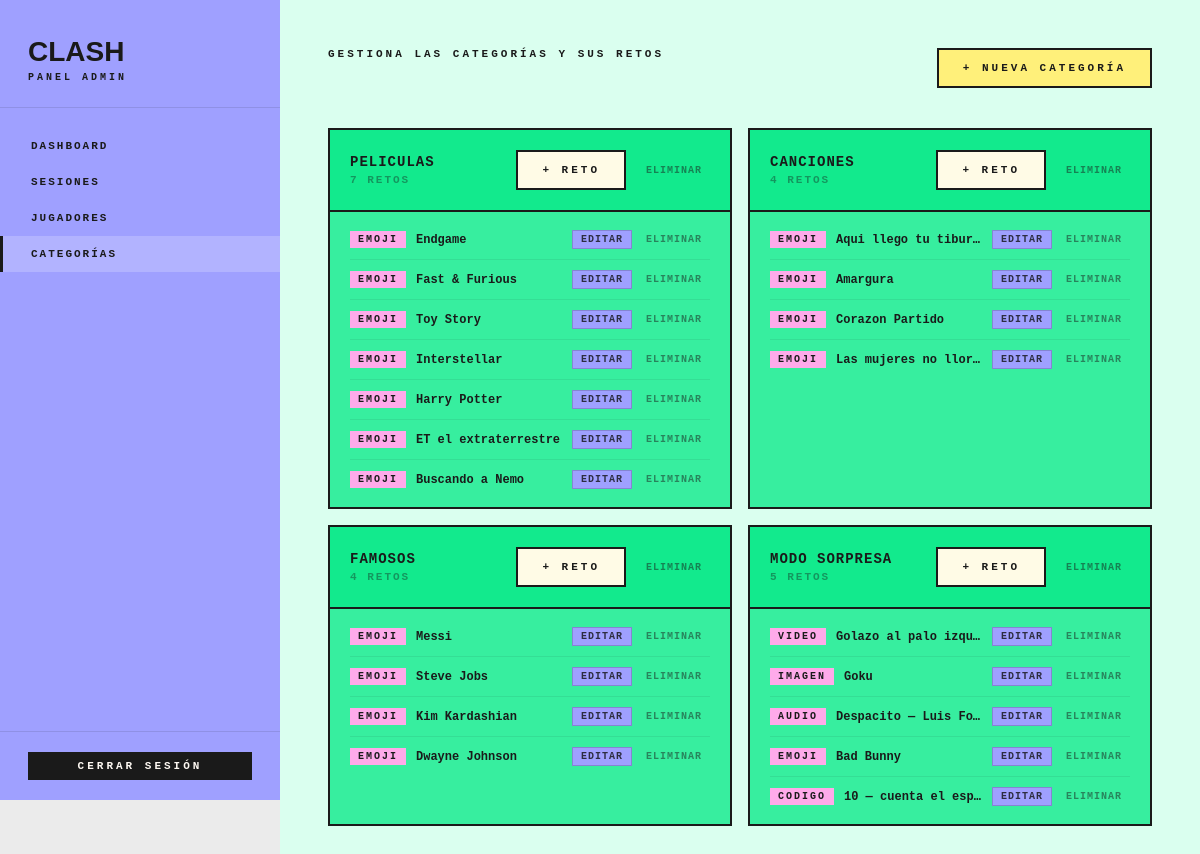
/admin/retos/gestionRetos.php (signed in), run on the app's committed database.
### tables this page shows
CREATE TABLE categorias (
        id INTEGER PRIMARY KEY AUTOINCREMENT,
        nombre_es TEXT NOT NULL,
        nombre_ca TEXT NOT NULL,
        nombre_zh TEXT NOT NULL,
        icono TEXT NOT NULL
    );

CREATE TABLE retos (
        id INTEGER PRIMARY KEY AUTOINCREMENT,
        categoria_id INTEGER NOT NULL,
        tipo TEXT NOT NULL CHECK(tipo IN ('emoji','imagen','video','audio','codigo')),
        emojis TEXT,
        media_url TEXT,
        pregunta_es TEXT,
        pregunta_ca TEXT,
        pregunta_zh TEXT,
        opcion_correcta INTEGER NOT NULL CHECK(opcion_correcta IN (1,2,3,4)),
        op1_es TEXT NOT NULL, op1_ca TEXT NOT NULL, op1_zh TEXT NOT NULL,
        op2_es TEXT NOT NULL, op2_ca TEXT NOT NULL, op2_zh TEXT NOT NULL,
        op3_es TEXT NOT NULL, op3_ca TEXT NOT NULL, op3_zh TEXT NOT NULL,
        op4_es TEXT NOT NULL, op4_ca TEXT NOT NULL, op4_zh TEXT NOT NULL,
        dificultad TEXT NOT NULL CHECK(dificultad IN ('facil','medio','dificil')),
        FOREIGN KEY (categoria_id) REFERENCES categorias(id)
    );

### admin/retos/gestionRetos.php (the view, shortened to what this page needs)
<?php
require_once __DIR__ . '/../config/conexion_admin.php';
require_once __DIR__ . '/../includes/header_admin.php';
$categorias = $db->query("SELECT * FROM categorias ORDER BY id ASC");
$retos_por_cat = [];
$retos = $db->query("SELECT * FROM retos ORDER BY categoria_id, id ASC");
while ($r = $retos->fetchArray(SQLITE3_ASSOC)) {
    $retos_por_cat[$r['categoria_id']][] = $r;
}
?>
<div class="admin-topbar">
    <span class="admin-page-sub">Gestiona las categorías y sus retos</span>
    <a href="/inner-work/clash/admin/categorias/crearCategoria.php" class="btn-admin btn-admin-pink">+ Nueva categoría</a>
</div>
<div class="cat-cards-grid">
    <?php while ($cat = $categorias->fetchArray(SQLITE3_ASSOC)): ?>
    <?php $retos_cat = $retos_por_cat[$cat['id']] ?? []; ?>
    <div class="cat-card">
        <div class="cat-card-header">
            <div>
                <div class="cat-card-nombre"><?= htmlspecialchars($cat['nombre_es']) ?></div>
                <div class="cat-card-count"><?= count($retos_cat) ?> retos</div>
            </div>
            <div class="admin-actions-row">
                <a href="/inner-work/clash/admin/retos/crearReto.php?cat=<?= $cat['id'] ?>"
                   class="btn-admin btn-admin-reto">+ Reto</a>
                <a href="/inner-work/clash/admin/categorias/eliminarCategoriaProc.php?id=<?= $cat['id'] ?>"
                   class="cat-card-eliminar"
                   onclick="return confirm('¿Eliminar esta categoría y todos sus retos?')">eliminar</a>
            </div>
        </div>
        <div class="cat-card-body">
            <?php if (empty($retos_cat)): ?>
                <p class="cat-empty">No hay retos todavía</p>
            <?php else: ?>
                <?php foreach ($retos_cat as $r): ?>
                <div class="cat-reto-row" id="reto-<?= $r['id'] ?>">
                    <div class="cat-reto-top">
                        <span class="cat-reto-tipo"><?= $r['tipo'] ?></span>
                        <span class="cat-reto-respuesta">
                            <?php
                            $op = 'op' . $r['opcion_correcta'] . '_es';
                            echo htmlspecialchars($r[$op]);
                            ?>
                        </span>
                        <div class="cat-reto-acciones">
                            <button class="cat-btn-editar" onclick="toggleEditar(<?= $r['id'] ?>)">editar</button>
                            <a href="/inner-work/clash/admin/retos/bajaRetoProc.php?id=<?= $r['id'] ?>"
                               class="cat-reto-eliminar"
                               onclick="return confirm('¿Eliminar este reto?')">eliminar</a>
                        </div>
                    </div>
                </div>
                <?php endforeach; ?>
            <?php endif; ?>
        </div>
    </div>
    <?php endwhile; ?>
</div>
<?php require_once __DIR__ . '/../includes/footer_admin.php'; ?>

### admin/includes/header_admin.php (shortened to what this page needs)
<?php
$pagina_actual = basename($_SERVER['PHP_SELF']);
?>
<!DOCTYPE html>
<html lang="es">
<head>
    <link rel="stylesheet" href="/inner-work/clash/admin/assets/css/admin.css">
</head>
<body>
<div class="admin-layout">
    <aside class="admin-sidebar">
        <div class="admin-sidebar-head">
            <a href="/inner-work/clash/index.php" class="admin-sidebar-logo">CLASH</a>
            <div class="admin-sidebar-badge">Panel Admin</div>
        </div>
        <nav class="admin-sidebar-nav">
            <a href="/inner-work/clash/admin/dashboard.php"
               class="admin-nav-link <?= $pagina_actual === 'dashboard.php' ? 'activo' : '' ?>">
                Dashboard
            </a>
            <a href="/inner-work/clash/admin/sesiones/gestion.php"
               class="admin-nav-link <?= in_array($pagina_actual, ['gestion.php','crear.php','vista.php']) ? 'activo' : '' ?>">
                Sesiones
            </a>
            <a href="/inner-work/clash/admin/jugadores/gestionJugadores.php"
               class="admin-nav-link <?= $pagina_actual === 'gestionJugadores.php' ? 'activo' : '' ?>">
                Jugadores
            </a>
            <a href="/inner-work/clash/admin/retos/gestionRetos.php"
               class="admin-nav-link <?= in_array($pagina_actual, ['gestionRetos.php','crearReto.php']) ? 'activo' : '' ?>">
                Categorías
            </a>
        </nav>
        <div class="admin-sidebar-foot">
            <a href="/inner-work/clash/admin/logout.php" class="btn-admin btn-admin-ghost btn-admin-full">
                Cerrar sesión
            </a>
        </div>
    </aside>
    <main class="admin-main">

### admin/includes/footer_admin.php
</main>
</div>
</body>
</html>

### assets/css/main.css (style rules this page uses)
*, *::before, *::after { margin: 0; padding: 0; box-sizing: border-box; }
html { scroll-behavior: smooth; }
body { background: #ebebeb; color: #080808; font-family: monospace; overflow-x: hidden; }
a { text-decoration: none; color: inherit; }

### data on the page
categorias: nombre_es "PELICULAS", id "7"
retos: tipo "EMOJI", op1_es "Endgame"
retos: tipo "EMOJI", op1_es "Fast & Furious"
retos: tipo "EMOJI", op1_es "Toy Story"
retos: tipo "EMOJI", op1_es "Interstellar"
retos: tipo "EMOJI", op2_es "Harry Potter"
retos: tipo "EMOJI", op2_es "ET el extraterrestre"
retos: tipo "EMOJI", op1_es "Buscando a Nemo"
categorias: nombre_es "CANCIONES", id "4"
retos: tipo "EMOJI", op1_es "Aqui llego tu tibur…"
retos: tipo "EMOJI", op1_es "Amargura"
retos: tipo "EMOJI", op1_es "Corazon Partido"
retos: tipo "EMOJI", op1_es "Las mujeres no llor…"
categorias: nombre_es "FAMOSOS", id "4"
retos: tipo "EMOJI", op1_es "Messi"
retos: tipo "EMOJI", op1_es "Steve Jobs"
retos: tipo "EMOJI", op1_es "Kim Kardashian"
retos: tipo "EMOJI", op1_es "Dwayne Johnson"
categorias: nombre_es "MODO SORPRESA", id "5"
retos: tipo "VIDEO", op1_es "Golazo al palo izqu…"
retos: tipo "IMAGEN", op2_es "Goku"
retos: tipo "AUDIO", op1_es "Despacito — Luis Fo…"
retos: tipo "EMOJI", op1_es "Bad Bunny"
retos: tipo "CODIGO", op1_es "10 — cuenta el esp…"
